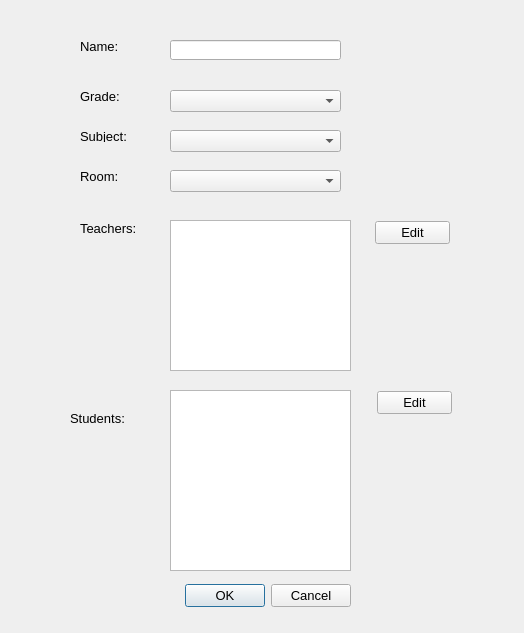
<?xml version="1.0" encoding="UTF-8"?>
<ui version="4.0">
 <class>EditClassDialog</class>
 <widget class="QDialog" name="EditClassDialog">
  <property name="geometry">
   <rect>
    <x>0</x>
    <y>0</y>
    <width>524</width>
    <height>633</height>
   </rect>
  </property>
  <property name="font">
   <font>
    <pointsize>10</pointsize>
   </font>
  </property>
  <property name="windowTitle">
   <string/>
  </property>
  <widget class="QDialogButtonBox" name="buttonBox">
   <property name="geometry">
    <rect>
     <x>30</x>
     <y>580</y>
     <width>321</width>
     <height>32</height>
    </rect>
   </property>
   <property name="font">
    <font>
     <pointsize>10</pointsize>
    </font>
   </property>
   <property name="orientation">
    <enum>Qt::Horizontal</enum>
   </property>
   <property name="standardButtons">
    <set>QDialogButtonBox::Cancel|QDialogButtonBox::Ok</set>
   </property>
  </widget>
  <widget class="QLabel" name="label">
   <property name="geometry">
    <rect>
     <x>80</x>
     <y>40</y>
     <width>54</width>
     <height>12</height>
    </rect>
   </property>
   <property name="text">
    <string>Name:</string>
   </property>
  </widget>
  <widget class="QLabel" name="label_2">
   <property name="geometry">
    <rect>
     <x>80</x>
     <y>170</y>
     <width>54</width>
     <height>12</height>
    </rect>
   </property>
   <property name="text">
    <string>Room:</string>
   </property>
  </widget>
  <widget class="QLabel" name="label_3">
   <property name="geometry">
    <rect>
     <x>80</x>
     <y>220</y>
     <width>61</width>
     <height>16</height>
    </rect>
   </property>
   <property name="text">
    <string>Teachers:</string>
   </property>
  </widget>
  <widget class="QLabel" name="label_4">
   <property name="geometry">
    <rect>
     <x>70</x>
     <y>410</y>
     <width>61</width>
     <height>16</height>
    </rect>
   </property>
   <property name="text">
    <string>Students:</string>
   </property>
  </widget>
  <widget class="QLineEdit" name="leClassName">
   <property name="geometry">
    <rect>
     <x>170</x>
     <y>40</y>
     <width>171</width>
     <height>20</height>
    </rect>
   </property>
  </widget>
  <widget class="QListView" name="lvTeachers">
   <property name="geometry">
    <rect>
     <x>170</x>
     <y>220</y>
     <width>181</width>
     <height>151</height>
    </rect>
   </property>
   <property name="toolTip">
    <string>Teachers teaching this class</string>
   </property>
   <property name="editTriggers">
    <set>QAbstractItemView::NoEditTriggers</set>
   </property>
   <property name="alternatingRowColors">
    <bool>true</bool>
   </property>
  </widget>
  <widget class="QListView" name="lvStudents">
   <property name="geometry">
    <rect>
     <x>170</x>
     <y>390</y>
     <width>181</width>
     <height>181</height>
    </rect>
   </property>
   <property name="toolTip">
    <string>Enrolled Students</string>
   </property>
   <property name="editTriggers">
    <set>QAbstractItemView::NoEditTriggers</set>
   </property>
   <property name="alternatingRowColors">
    <bool>true</bool>
   </property>
  </widget>
  <widget class="QPushButton" name="btnEditTeachers">
   <property name="geometry">
    <rect>
     <x>375</x>
     <y>221</y>
     <width>75</width>
     <height>23</height>
    </rect>
   </property>
   <property name="toolTip">
    <string>Add or Remove Teachers for this class</string>
   </property>
   <property name="text">
    <string>Edit</string>
   </property>
  </widget>
  <widget class="QPushButton" name="btnEditStudents">
   <property name="geometry">
    <rect>
     <x>377</x>
     <y>391</y>
     <width>75</width>
     <height>23</height>
    </rect>
   </property>
   <property name="toolTip">
    <string>Add or Remove Students for this class</string>
   </property>
   <property name="text">
    <string>Edit</string>
   </property>
  </widget>
  <widget class="QLabel" name="label_5">
   <property name="geometry">
    <rect>
     <x>80</x>
     <y>130</y>
     <width>54</width>
     <height>12</height>
    </rect>
   </property>
   <property name="text">
    <string>Subject:</string>
   </property>
  </widget>
  <widget class="QComboBox" name="cbSubject">
   <property name="geometry">
    <rect>
     <x>170</x>
     <y>130</y>
     <width>171</width>
     <height>22</height>
    </rect>
   </property>
  </widget>
  <widget class="QComboBox" name="cbClassroom">
   <property name="geometry">
    <rect>
     <x>170</x>
     <y>170</y>
     <width>171</width>
     <height>22</height>
    </rect>
   </property>
  </widget>
  <widget class="QLabel" name="label_6">
   <property name="geometry">
    <rect>
     <x>80</x>
     <y>90</y>
     <width>54</width>
     <height>12</height>
    </rect>
   </property>
   <property name="text">
    <string>Grade:</string>
   </property>
  </widget>
  <widget class="QComboBox" name="cbGrades">
   <property name="geometry">
    <rect>
     <x>170</x>
     <y>90</y>
     <width>171</width>
     <height>22</height>
    </rect>
   </property>
  </widget>
 </widget>
 <tabstops>
  <tabstop>leClassName</tabstop>
  <tabstop>cbGrades</tabstop>
  <tabstop>cbSubject</tabstop>
  <tabstop>cbClassroom</tabstop>
  <tabstop>lvTeachers</tabstop>
  <tabstop>btnEditTeachers</tabstop>
  <tabstop>lvStudents</tabstop>
  <tabstop>btnEditStudents</tabstop>
 </tabstops>
 <resources/>
 <connections>
  <connection>
   <sender>buttonBox</sender>
   <signal>accepted()</signal>
   <receiver>EditClassDialog</receiver>
   <slot>accept()</slot>
   <hints>
    <hint type="sourcelabel">
     <x>248</x>
     <y>254</y>
    </hint>
    <hint type="destinationlabel">
     <x>157</x>
     <y>274</y>
    </hint>
   </hints>
  </connection>
  <connection>
   <sender>buttonBox</sender>
   <signal>rejected()</signal>
   <receiver>EditClassDialog</receiver>
   <slot>reject()</slot>
   <hints>
    <hint type="sourcelabel">
     <x>316</x>
     <y>260</y>
    </hint>
    <hint type="destinationlabel">
     <x>286</x>
     <y>274</y>
    </hint>
   </hints>
  </connection>
 </connections>
</ui>
